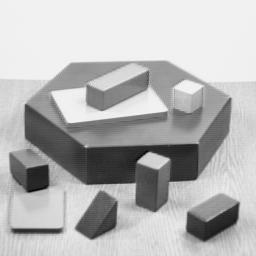
#> input picture _4.python/__code/AIOT與OpenCV實戰應用(第二版)/blox.jpg, 256 x 256 px, given in place of the camera
$ python mog2.py
#> lines starting #> are read from the running program, lines starting #| are printed output that depends on the picture
# 背景移除

import cv2

bs = cv2.bgsegm.createBackgroundSubtractorGMG()

cap = cv2.VideoCapture(0)

ratio = cap.get(cv2.CAP_PROP_FRAME_WIDTH) / cap.get(cv2.CAP_PROP_FRAME_HEIGHT)

WIDTH = 400
HEIGHT = int(WIDTH / ratio)

while True:
    ret, frame = cap.read()
#> frame is the input picture: shape (256, 256, 3); min 0, max 252, mean 182.8
    frame = cv2.resize(frame, (WIDTH, HEIGHT))
#> frame: shape (400, 400, 3)
    frame = cv2.flip(frame, 1)
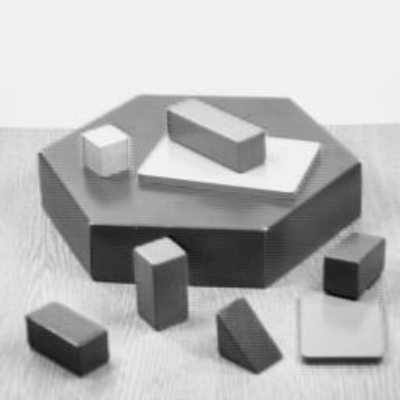
#> frame: shape (400, 400, 3); min 6, max 248, mean 182.7

#### 在while內
    gray = bs.apply(frame)
#> gray: shape (400, 400); every value is 0
    mask = cv2.threshold(gray, 30, 255, cv2.THRESH_BINARY)[1]
    mask = cv2.erode(mask, None, iterations = 2)
    mask = cv2.dilate(mask, None, iterations = 10)

#### 在while內
    cnts, hierarchy = cv2.findContours(
        mask,
        cv2.RETR_EXTERNAL,
        cv2.CHAIN_APPROX_SIMPLE)
#> cnts = []

    for c in cnts:
        if cv2.contourArea(c) < 200:
            continue
        # 畫出輪廓
        cv2.drawContours(frame, cnts, -1, (0, 255, 255), 2)
        # 畫出矩型
        (x, y, w, h) = cv2.boundingRect(c)
        cv2.rectangle(frame, (x, y), (x + w, y + h), (0, 255, 0), 2)
#> this loop made 0 passes

#### 在while內
    mask = cv2.cvtColor(mask, cv2.COLOR_GRAY2BGR)
#> mask: shape (400, 400, 3); every value is 0
    frame = cv2.hconcat([frame, mask])
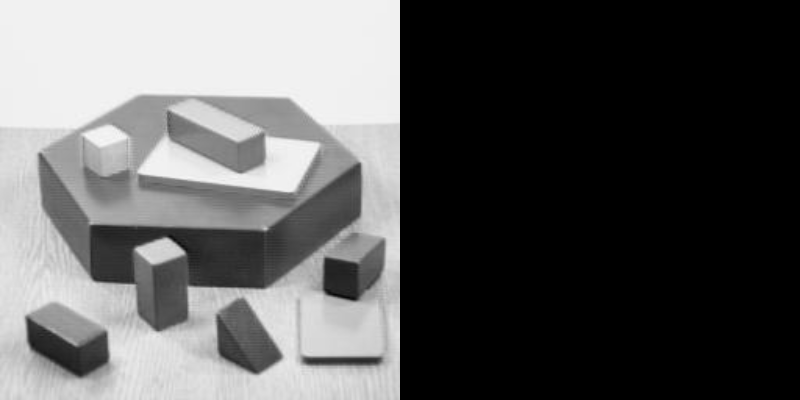
#> frame: shape (400, 800, 3); min 0, max 248, mean 91.4
    cv2.imshow('frame', frame)
    if cv2.waitKey(1) == 27:
#> (key Esc is pressed here)
        cv2.destroyAllWindows()
        break
